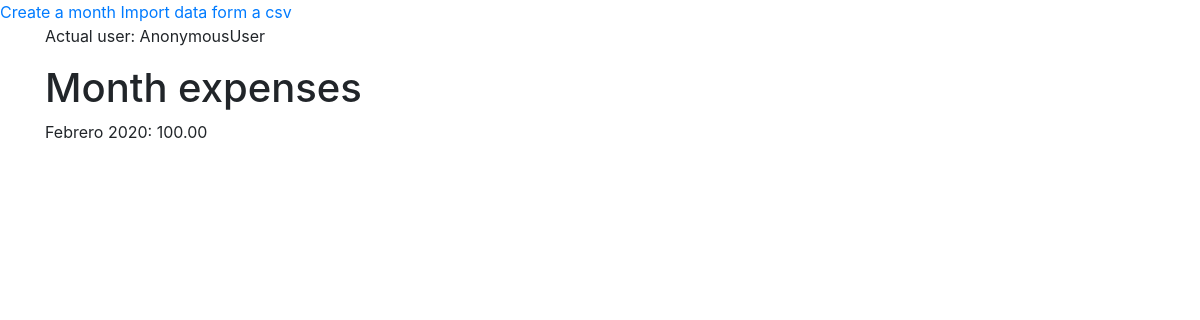
/months/Febrero/2020/, run on the app's committed database.
### month/models.py (models this page shows, shortened)
class Month (models.Model):
    months = [
        ('Enero', 'Enero'),
        ('Febrero', 'Febrero'),
        ('Marzo', 'Marzo'),
        ('Abril', 'Abril'),
        ('Mayo', 'Mayo'),
        ('Junio', 'Junio'),
        ('Julio', 'Julio'),
        ('Agosto', 'Agosto'),
        ('Septiembre', 'Septiembre'),
        ('Octubre', 'Octubre'),
        ('Noviembre', 'Noviembre'),
        ('Diciembre', 'Diciembre'),
    ]
    name = models.CharField(max_length=10, choices=months)
    year = models.IntegerField(null=False, validators=[MinValueValidator(1900), MaxValueValidator(3000)])
    expenses = models.DecimalField(max_digits=6, decimal_places=2)
    income = models.DecimalField(max_digits=6, decimal_places=2, null=True, blank=True)

### month/views.py (the view)
# urls.py: path('<str:month>/<int:year>/', views.month_detail, name='month'),
def month_detail(request, month, year):
    try:
        month = Month.objects.get(name=month, year=year)
        return render(request, 'month/month_detail.html', {'month': month})
    except Month.DoesNotExist:
        raise Http404(f'Month {month} of {year} not exist')

### month/templates/month/month_detail.html
{% extends 'month/base.html' %}
{% block app %}
<h1>Month expenses</h1>
<p>{{month.name}} {{month.year}}: {{month.expenses}}</p>
{%  endblock %}

### data on the page
Month: name "Febrero", year "2020", expenses "100.00"

### other printed values
{{ request.user }} "AnonymousUser"
